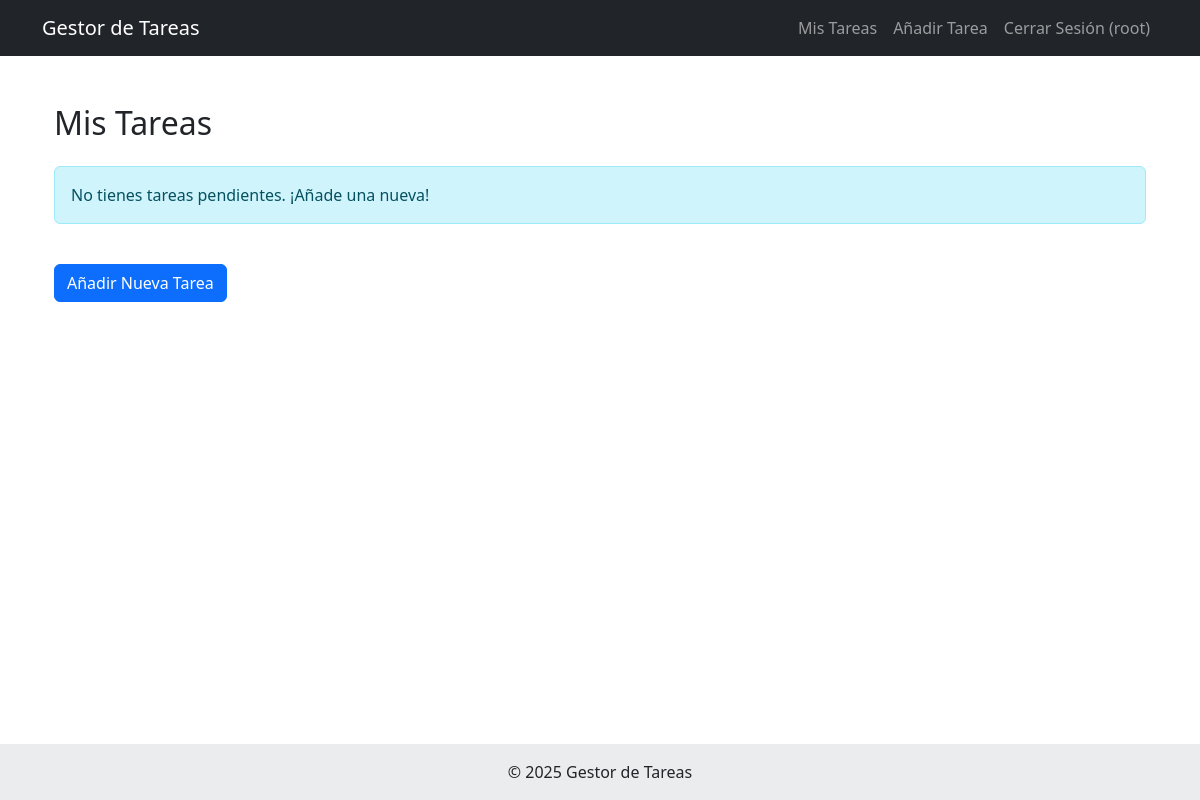
The page /tareas/ (signed in) on the database as committed earlier.
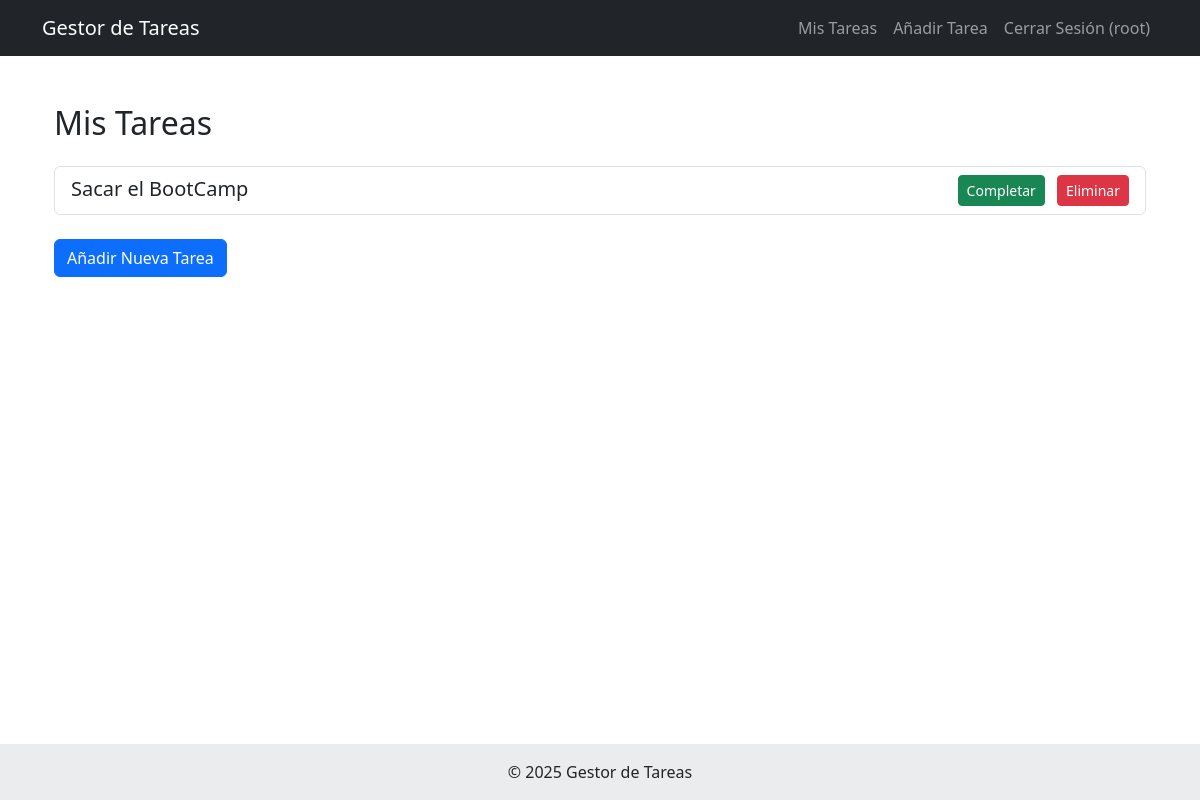
The same page on the database as committed later.
### tareas/models.py (models this page shows, shortened)
class Tarea(models.Model):
    titulo = models.CharField(max_length=200)
    descripcion = models.TextField(blank=True, null=True)
    completada = models.BooleanField(default=False)
    creada_en = models.DateTimeField(auto_now_add=True)
    usuario = models.ForeignKey(User, on_delete=models.CASCADE)

### tareas/views.py (the view)
# urls.py: path('tareas/', views.lista_tareas, name='lista_tareas'),
@login_required
def lista_tareas(request):
    tareas = Tarea.objects.filter(usuario=request.user)
    return render(request, 'lista_tareas.html', {'tareas': tareas})

### tareas/templates/lista_tareas.html (shortened to what this page needs)
{% extends 'base.html' %}
{% block content %}
<div class="container mt-4">
    <h2 class="mb-4">Mis Tareas</h2>
    {% if tareas %}
        <div class="list-group">
            {% for tarea in tareas %}
                <div class="list-group-item list-group-item-action d-flex justify-content-between align-items-center">
                    <a href="{% url 'tarea_detail' tarea.id %}" class="text-decoration-none text-dark flex-grow-1">
                        <h5 class="mb-1 {% if tarea.completada %}text-decoration-line-through{% endif %}">{{ tarea.titulo }}</h5>
                    </a>
                    <div>
                        <a href="{% url 'completar_tarea' tarea.id %}" class="btn btn-success btn-sm me-2 {% if tarea.completada %}disabled{% endif %}">Completar</a>
                        <a href="{% url 'eliminar_tarea' tarea.id %}" class="btn btn-danger btn-sm">Eliminar</a>
                    </div>
                </div>
            {% endfor %}
        </div>
    {% else %}
        <div class="alert alert-info" role="alert">
            No tienes tareas pendientes. ¡Añade una nueva!
        </div>
    {% endif %}
    <a href="{% url 'crear_tarea' %}" class="btn btn-primary mt-4">Añadir Nueva Tarea</a>
</div>
{% endblock %}

### tareas/templates/base.html (shortened to what this page needs)
<!DOCTYPE html>
<html lang="es">
<head>
    <link href="https://cdn.jsdelivr.net/npm/bootstrap@5.3.2/dist/css/bootstrap.min.css" rel="stylesheet">
</head>
<body class="d-flex flex-column min-vh-100">
    {% include 'navbar.html' %}
    <main class="container my-4">
        {% block content %}
        {% endblock %}
    </main>
    {% include 'footer.html' %}
</body>
</html>

### tareas/templates/navbar.html (shortened to what this page needs)
<nav class="navbar navbar-expand-lg navbar-dark bg-dark">
    <div class="container">
        <a class="navbar-brand" href="{% url 'index' %}">Gestor de Tareas</a>
        <div class="collapse navbar-collapse" id="navbarNav">
            <ul class="navbar-nav ms-auto">
                {% if user.is_authenticated %}
                    <li class="nav-item">
                        <a class="nav-link" href="{% url 'lista_tareas' %}">Mis Tareas</a>
                    </li>
                    <li class="nav-item">
                        <a class="nav-link" href="{% url 'crear_tarea' %}">Añadir Tarea</a>
                    </li>
                    <li class="nav-item">
                        <a class="nav-link" href="{% url 'cerrar_sesion' %}">Cerrar Sesión ({{ user.username }})</a>
                    </li>
                {% endif %}
            </ul>
        </div>
    </div>
</nav>

### tareas/templates/footer.html
<footer class="bg-light text-center text-lg-start mt-auto">
    <div class="text-center p-3" style="background-color: rgba(0, 0, 0, 0.05);">
        © 2025 Gestor de Tareas
    </div>
</footer>

Rows that differ between the two databases and show on the page:
added Tarea: titulo "Sacar el BootCamp"
Other text that changed with them:
text no longer shown: "No tienes tareas pendientes. ¡Añade una nueva!"
